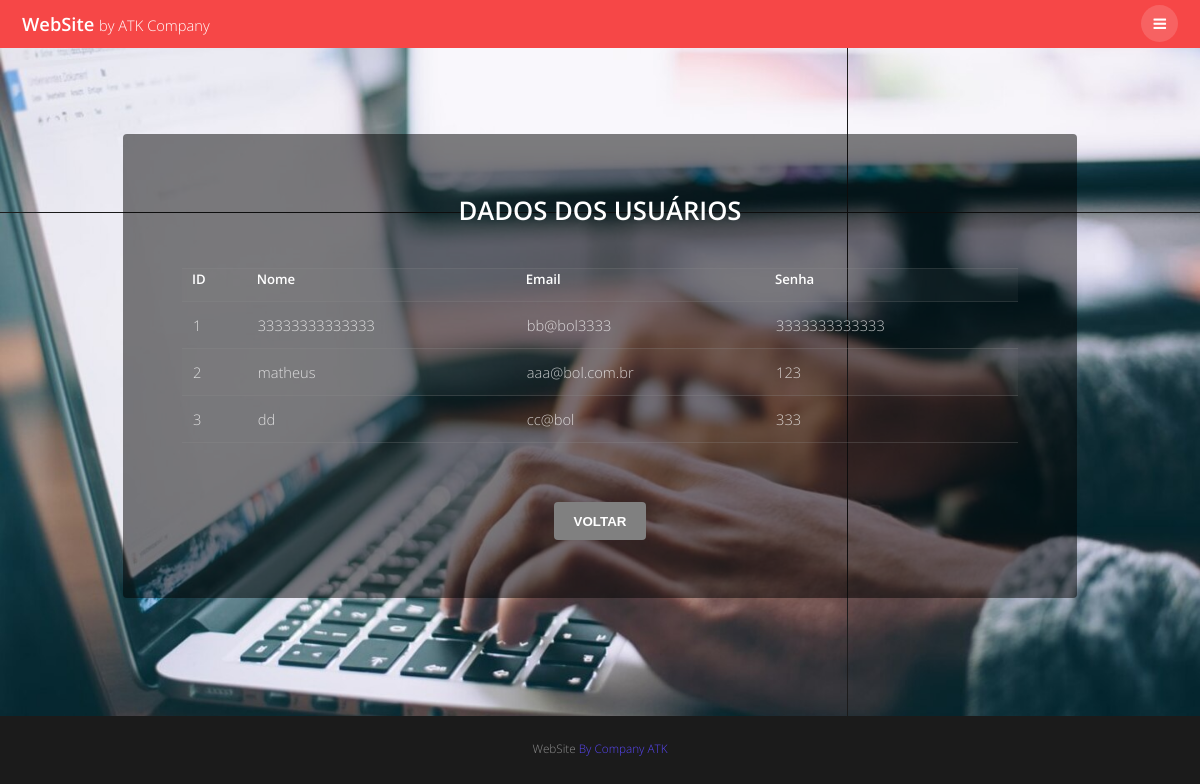
Before: /usuario/usu_pes_usu3.php with the older database file.
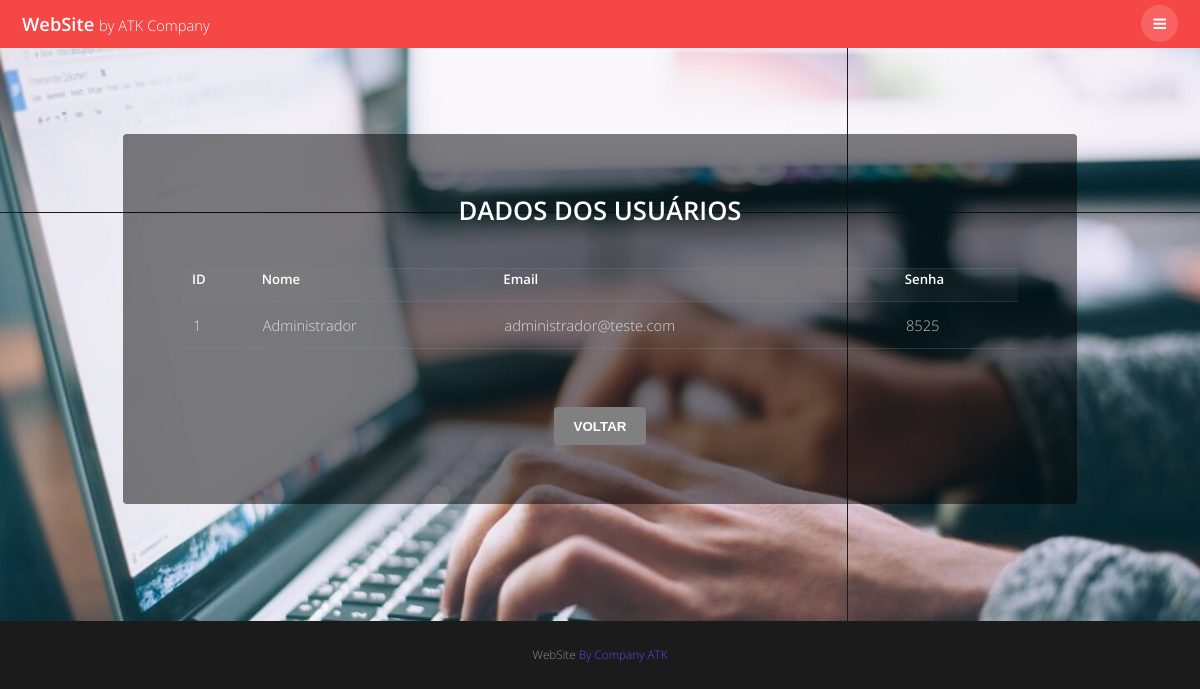
After: the same page with the newer database file.
### tables this page shows
CREATE TABLE `e0_usuario` (
  `ID` int(11) NOT NULL,
  `NOME` varchar(140) DEFAULT NULL,
  `EMAIL` varchar(140) DEFAULT NULL,
  `SENHA` varchar(16) DEFAULT NULL
);

### usuario/usu_pes_usu3.php (the view, shortened to what this page needs)
<?php
include_once("../conexao.php");
?>
<!DOCTYPE HTML>
<html lang="pt">
<head>
    <link rel="stylesheet" href="../assets/css/main.css">
</head>
<body class="subpage">
    <header id="header" class="alt">
        <div class="logo"><a href="index.html">WebSite <span>by ATK Company</span></a></div>
        <a href="#menu"><span>Menu</span></a>
    </header>
    <section id="post" class="wrapper bg-img" data-bg="banner4.jpg">
        <div class="inner">
            <article class="box">
                <header>
                    <center>
                        <h2>DADOS DOS USUÁRIOS</h2>
                        <br>
                        <div class="form-container">
                            <?php
                            $result_usuario = "SELECT id, nome, email, senha FROM e0_usuario";
                            $resultado_usuario = mysqli_query($conn, $result_usuario);
                            if (mysqli_num_rows($resultado_usuario) > 0) {
                                echo "<table border='1' style='width:100%; text-align: left;'>";
                                echo "<tr><th>ID</th><th>Nome</th><th>Email</th><th>Senha</th></tr>";
                                while ($row_usuario = mysqli_fetch_assoc($resultado_usuario)) {
                                    echo "<tr>";
                                    echo "<td>" . $row_usuario['id'] . "</td>";
                                    echo "<td>" . $row_usuario['nome'] . "</td>";
                                    echo "<td>" . $row_usuario['email'] . "</td>";
                                    echo "<td>" . $row_usuario['senha'] . "</td>";
                                    echo "</tr>";
                                }
                                echo "</table>";
                            } else {
                                echo "<p>Nenhum usuário encontrado.</p>";
                            }
                            ?>
                            <br>
                            <div style="text-align: center; margin-top: 5px;">
                                <a href="usu_pes_usu1.php"><button style="background-color: #808080; color: white;">VOLTAR</button></a>
                            </div>
                        </div>
                    </center>
                </header>
            </article>
        </div>
    </section>
    <div class="copyright">
        WebSite <a>By Company ATK</a>
    </div>
</body>
</html>

Changed rows visible on the page:
removed e0_usuario: ID "2", NOME "matheus", EMAIL "aaa@bol.com.br", SENHA "123"
removed e0_usuario: ID "3", NOME "dd", EMAIL "cc@bol", SENHA "333"
changed e0_usuario id 1: NOME "33333333333333" → "Administrador"; EMAIL "bb@bol3333" → "administrador@teste.com"; SENHA "3333333333333" → "8525"
